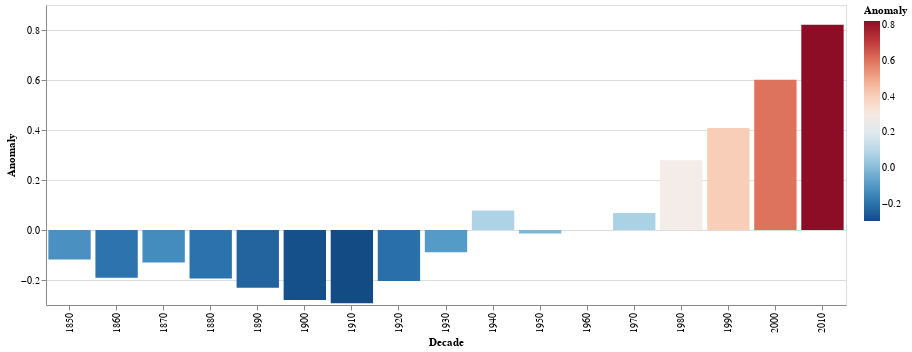

Notebook cell for this chart:
### Markdown cell above
## Group data by decades and remove the last decade (2020s), which is incomplete

### Code cell
chart = alt.Chart(df  # Create a chart object from the DataFrame 'df'
).mark_bar(  # Specify that the chart will use bar marks
).encode(  # Define the encoding for the chart
    x='Decade:N',  # X-axis will represent the decade as a nominal (categorical) value
    y='Anomaly',  # Y-axis will represent the temperature anomaly
    color=alt.Color('Anomaly', scale=alt.Scale(scheme='redblue', reverse=True))  # Color the bars based on the anomaly value, using a red-to-blue color scheme with reversed scaling
).properties(
    width=800  # Set the width of the chart to 800 pixels
).transform_filter(
    "year(datum.Date) < 2020"  # Filter the data to include only records where the year is less than 2020
).transform_calculate(
    Decade = "(year(datum.Date) - year(datum.Date) % 10)"  # Calculate the decade for each record by subtracting the year modulo 10 from the year
).transform_aggregate(
    Anomaly='mean(Anomaly)',  # Aggregate the data by calculating the mean anomaly for each decade
    groupby=['Decade']  # Group the data by decade
)

chart  # Display the chart

### Figure 1 — Vega-Lite specification as saved in the notebook (floating-point values rounded to 4 significant figures; data arrays with more than 128 entries replaced by an {"elided": "..."} marker saying what was removed)
{"config": {"view": {"continuousWidth": 300, "continuousHeight": 300}}, "data": {"name": "data-b45104b8f60ce39e9401a791c4371e52"}, "mark": {"type": "bar"}, "encoding": {"color": {"field": "Anomaly", "scale": {"reverse": true, "scheme": "redblue"}, "type": "quantitative"}, "x": {"field": "Decade", "type": "nominal"}, "y": {"field": "Anomaly", "type": "quantitative"}}, "transform": [{"filter": "year(datum.Date) < 2020"}, {"calculate": "(year(datum.Date) - year(datum.Date) % 10)", "as": "Decade"}, {"aggregate": [{"op": "mean", "field": "Anomaly", "as": "Anomaly"}], "groupby": ["Decade"]}], "width": 800, "$schema": "https://vega.github.io/schema/vega-lite/v5.17.0.json", "datasets": {"data-b45104b8f60ce39e9401a791c4371e52": {"elided": "2092 records"}}}
